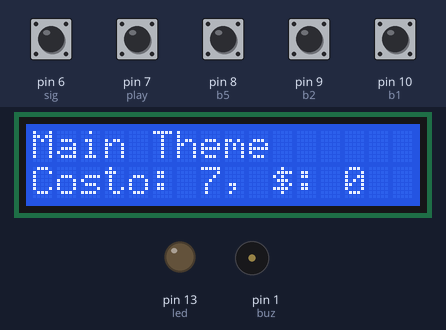
Simulated run of this sketch. Board: Arduino Uno, built with avr-gcc and run on an emulated ATmega328P. Shown: 16×2 character LCD, output pins drawn as LEDs (lit = HIGH), buzzer (waves = sounding). Inputs (shaded band) come from the test bench; at power-on: pin 6 (sig), pin 7 (play), pin 8 (b5), pin 9 (b2), pin 10 (b1) HIGH.

Above: at 1.2 s.
1.3 s: pin 6 (sig) pulled LOW for 3 s
At 5.4 s:
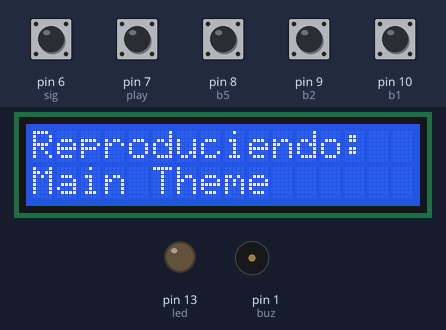
10.2 s: pin 8 (b5) pulled LOW for 3 s
At 14.6 s:
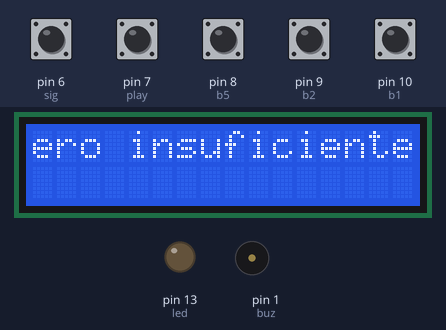
At 18.3 s:
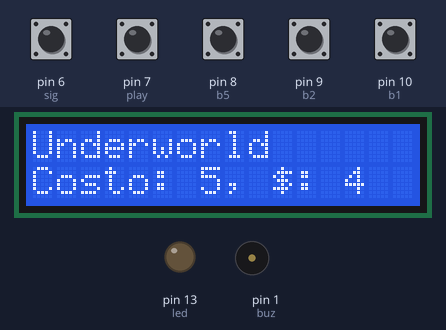
Timing chart, 0 to 37.9 s (numbered marks = the images above; inputs shaded):
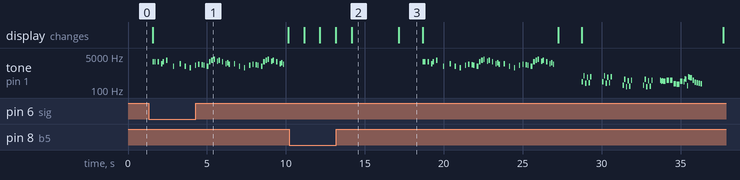

Measured:
- after the input at 1.3 s, the display: changes after 0.27 s (image 1)
- after the input at 10.2 s, the display: first changes after 0.96 s (image 2 shows a later state)
- by itself, tone on pin 1 (buz): plays 2637 Hz for 0.08 s, 2637 Hz for 0.08 s, 2637 Hz for 0.08 s, 2093 Hz for 0.08 s, 2637 Hz for 0.08 s, 3136 Hz for 0.08 s … (86 notes in this stretch)
- what the display in image 2 shows lasts 3.0 s, from 14.2 s to 17.2 s

The sketch:

Rockola.ino
```cpp
//Definimos el valor y sonido de
#define NOTE_D3  147
#define NOTE_DS3 156
#define NOTE_E3  165
#define NOTE_F3  175

#define NOTE_G3  196
#define NOTE_GS3 208
#define NOTE_A3  220
#define NOTE_AS3 233
#define NOTE_B3  247
#define NOTE_C4  262
#define NOTE_CS4 277
#define NOTE_D4  294
#define NOTE_DS4 311

#define NOTE_F4  349
#define NOTE_FS4 370
#define NOTE_G4  392
#define NOTE_GS4 415
#define NOTE_A4  440
#define NOTE_AS4 466
#define NOTE_B4  494

#define NOTE_C5  523
#define NOTE_CS5 554
#define NOTE_D5  587
#define NOTE_DS5 622
#define NOTE_E5  659
#define NOTE_F5  698
#define NOTE_G5  784
#define NOTE_AS5 932

#define NOTE_E6  1319
#define NOTE_G6  1568
#define NOTE_A6  1760
#define NOTE_AS6 1865
#define NOTE_B6  1976
#define NOTE_C7  2093
#define NOTE_D7  2349
#define NOTE_E7  2637
#define NOTE_F7  2794
#define NOTE_G7  3136
#define NOTE_A7  3520

#define REST 0


//Incluimos libreria de la lcd
#include <LiquidCrystal.h>
LiquidCrystal lcd(12, 11, 5, 4, 3, 2);

//Definimos pines de cada componente.
int led = 13;
int buz = 1;
const int b1 = 10;
const int b2 = 9;
const int b5 = 8;
const int sig = 6;
const int play = 7;

int lista[2] = {1,2};
int costo[] = {7,5};
int cont = 0;
int sum = 0;

//Inicializamos variables para guardar estados de los botones.
int e1 = 0;
int e2 = 0;

int c_anterior = 0;
int anterior = 0;
///////////////////////////////////////////////////////////

//Melodia de las canciones usando notas definidas.
//------------------Cancion Supero Mario------------------//
int melodys[] = {
  NOTE_E7, NOTE_E7, 0, NOTE_E7,
  0, NOTE_C7, NOTE_E7, 0,
  NOTE_G7, 0, 0,  0,
  NOTE_G6, 0, 0, 0,

  NOTE_C7, 0, 0, NOTE_G6,
  0, 0, NOTE_E6, 0,
  0, NOTE_A6, 0, NOTE_B6,
  0, NOTE_AS6, NOTE_A6, 0,

  NOTE_G6, NOTE_E7, NOTE_G7,
  NOTE_A7, 0, NOTE_F7, NOTE_G7,
  0, NOTE_E7, 0, NOTE_C7,
  NOTE_D7, NOTE_B6, 0, 0,

  NOTE_C7, 0, 0, NOTE_G6,
  0, 0, NOTE_E6, 0,
  0, NOTE_A6, 0, NOTE_B6,
  0, NOTE_AS6, NOTE_A6, 0,

  NOTE_G6, NOTE_E7, NOTE_G7,
  NOTE_A7, 0, NOTE_F7, NOTE_G7,
  0, NOTE_E7, 0, NOTE_C7,
  NOTE_D7, NOTE_B6, 0, 0
};
//Mario main them tempo
int tempos[] = {
  12, 12, 12, 12,
  12, 12, 12, 12,
  12, 12, 12, 12,
  12, 12, 12, 12,

  12, 12, 12, 12,
  12, 12, 12, 12,
  12, 12, 12, 12,
  12, 12, 12, 12,

  9, 9, 9,
  12, 12, 12, 12,
  12, 12, 12, 12,
  12, 12, 12, 12,

  12, 12, 12, 12,
  12, 12, 12, 12,
  12, 12, 12, 12,
  12, 12, 12, 12,

  9, 9, 9,
  12, 12, 12, 12,
  12, 12, 12, 12,
  12, 12, 12, 12,


};
//Underworld melody
int underworld_melodys[] = {
  NOTE_C4, NOTE_C5, NOTE_A3, NOTE_A4,
  NOTE_AS3, NOTE_AS4, 0,
  0,
  NOTE_C4, NOTE_C5, NOTE_A3, NOTE_A4,
  NOTE_AS3, NOTE_AS4, 0,
  0,
  NOTE_F3, NOTE_F4, NOTE_D3, NOTE_D4,
  NOTE_DS3, NOTE_DS4, 0,
  0,
  NOTE_F3, NOTE_F4, NOTE_D3, NOTE_D4,
  NOTE_DS3, NOTE_DS4, 0,
  0, NOTE_DS4, NOTE_CS4, NOTE_D4,
  NOTE_CS4, NOTE_DS4,
  NOTE_DS4, NOTE_GS3,
  NOTE_G3, NOTE_CS4,
  NOTE_C4, NOTE_FS4, NOTE_F4, NOTE_E3, NOTE_AS4, NOTE_A4,
  NOTE_GS4, NOTE_DS4, NOTE_B3,
  NOTE_AS3, NOTE_A3, NOTE_GS3,
  0, 0, 0
};
//Underwolrd tempo
int underworld_tempos[] = {
  12, 12, 12, 12,
  12, 12, 6,
  3,
  12, 12, 12, 12,
  12, 12, 6,
  3,
  12, 12, 12, 12,
  12, 12, 6,
  3,
  12, 12, 12, 12,
  12, 12, 6,
  6, 18, 18, 18,
  6, 6,
  6, 6,
  6, 6,
  18, 18, 18, 18, 18, 18,
  10, 10, 10,
  10, 10, 10,
  3, 3, 3
};

  int song = 0;


void setup()
{
  //Serial.begin(9600);
  lcd.begin(16,2); //Inicializamos la lcd para
             //poder mostrar los mensajes.


  //Definimos las salidas y entradas
  pinMode(buz,OUTPUT);
  pinMode(b1,INPUT_PULLUP);
  pinMode(b2,INPUT_PULLUP);
  pinMode(b5,INPUT_PULLUP);
  pinMode(sig,INPUT_PULLUP);
  pinMode(play,INPUT_PULLUP);
  pinMode(led, OUTPUT);

}

void loop()
{

  if(cont == 0){
   lcd.setCursor(0,0);
   lcd.print("Main Theme");
  }

  if(cont == 1){
   lcd.setCursor(0,0);
   lcd.print("Underworld");
  }

  lcd.setCursor(0,1);
  lcd.print("Costo: "+String(costo[cont]) +", $: "+ String(sum));

  if (digitalRead(b1) == HIGH){
    sum++;
   delay(500);
  }

  if (digitalRead(b2) == HIGH){
    sum+=2;
   delay(500);
  }

  if (digitalRead(b5) == HIGH){
    sum+=5;
   delay(500);
  }

  if (digitalRead(sig) == HIGH){

    if(cont == 1){
      cont=0;
    }else{
      cont++;
    }
    lcd.clear();
  }
  if (digitalRead(play) == HIGH) {
    if (sum < costo[cont]){
     lcd.setCursor(0,0);
     lcd.clear();
     lcd.print("Dinero insuficiente");
     delay(1000);
     lcd.scrollDisplayLeft();
     delay(1000);
     lcd.scrollDisplayLeft();
     delay(1000);
     lcd.scrollDisplayLeft();
     delay(3000);
     lcd.clear();
    }else{
      if(cont == 0){
        lcd.clear();
        lcd.setCursor(0,0);
        lcd.print("Reproduciendo:");
        lcd.setCursor(0,1);
        lcd.print("Main Theme");
     	sing(1);
        sum=sum-costo[cont];
        lcd.clear();

      }
      if(cont == 1){
        lcd.clear();
        lcd.setCursor(0,0);
        lcd.print("Reproduciendo:");
        lcd.setCursor(0,1);
        lcd.print("Underworld");
		sing(2);
        sum=sum-costo[cont];
        lcd.clear();
      }
    }

  }

}
//Codigo para la canción de mario.
void sing(int s) {
  // iterate over the notes of the melody:
  song = s;
  if (song == 2) {
    Serial.println(" 'Underworld Theme'");
    int size = sizeof(underworld_melodys) / sizeof(int);
    for (int thisNotes = 0; thisNotes < size; thisNotes++) {

    // calcula la duracion de la nota
      int noteDurations = 1000 / underworld_tempos[thisNotes];

      tone(buz, underworld_melodys[thisNotes], noteDurations);

      // Se define la duracion dependiendo la nota que suena
      int pauseBetweenNotess = noteDurations * 1.30;
      delay(pauseBetweenNotess);

      // Determina el final de la nota o melodia
      tone(buz, 0, noteDurations);

    }

  } else {

    Serial.println(" 'Mario Theme'");
    int size = sizeof(melodys) / sizeof(int);
    for (int thisNotes = 0; thisNotes < size; thisNotes++) {

      // calcula la duracion de la nota
      int noteDurations = 1000 / tempos[thisNotes];

      tone(buz, melodys[thisNotes], noteDurations);

      // Se define la duracion dependiendo la nota que suena
      int pauseBetweenNotess = noteDurations * 1.30;
      delay(pauseBetweenNotess);

      // Determina el final de la nota o melodia
      //tone(buz, 0, noteDurations);

    }
  }
}
```
